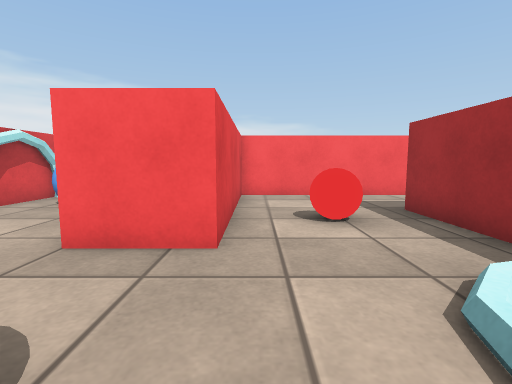
[1] (above)

16 first-person views from a walk through a Unity game level. The camera is 0.55 m above the floor, tilts 6° down and sees 85° across. The floor is counted in squares, 0.5 m on a side. Each view is taken from the middle of a square. On the plan, view 1 faces up. The plan holds only what a view shows up to about 12 squares ahead; the rest is blank. Surface patterns are stand-ins for the level's own textures.

[2]
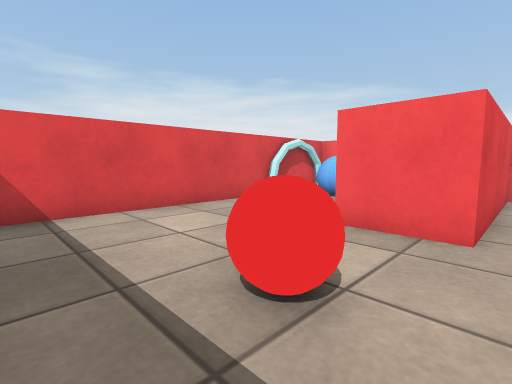

[3]
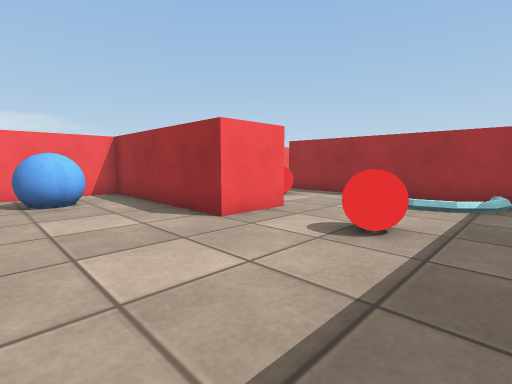

[4]
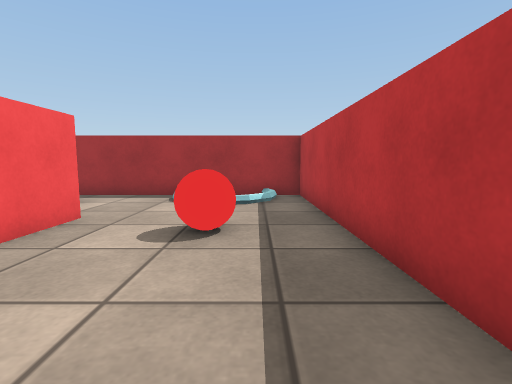

[5]
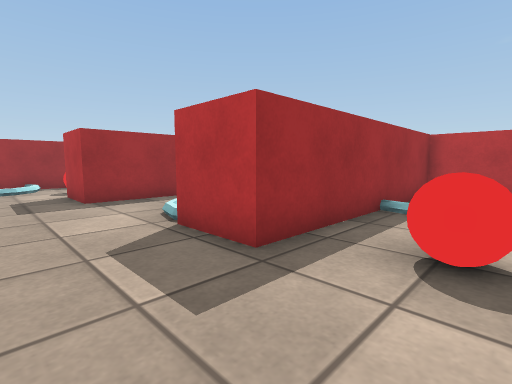

[6]
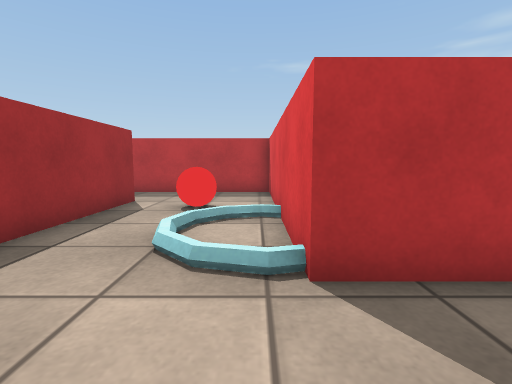

[7]
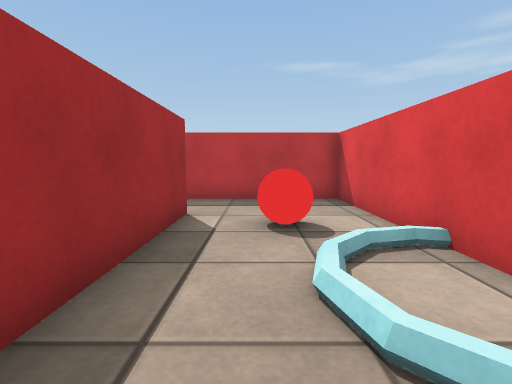

[8]
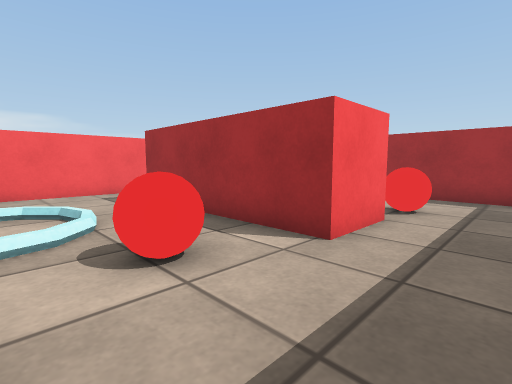

[9]
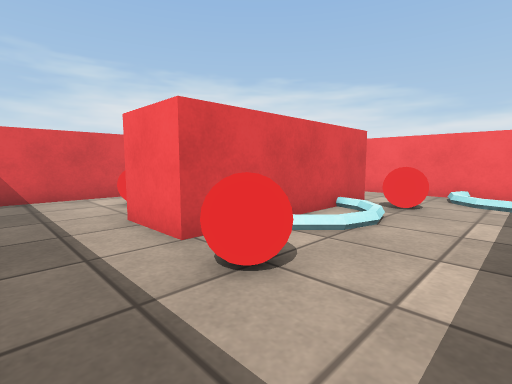

[10]
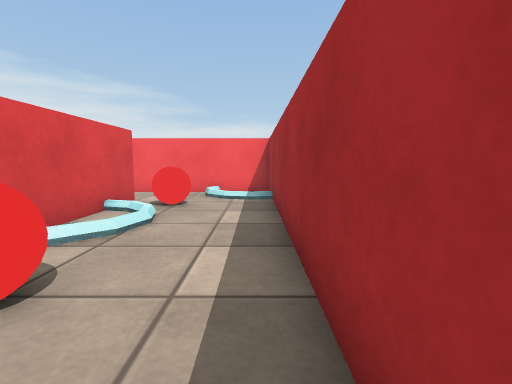

[11]
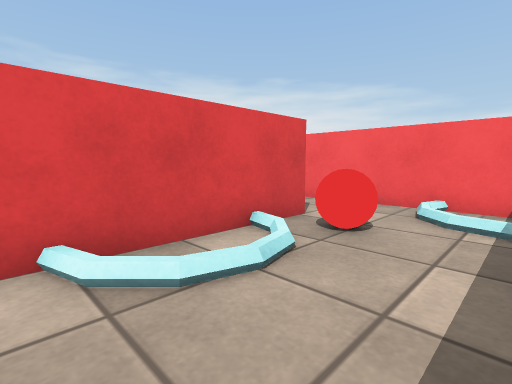

[12]
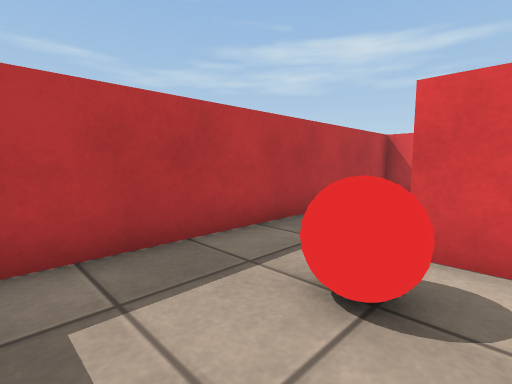

[13]
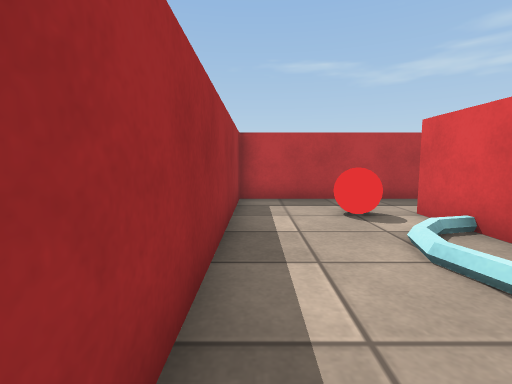

[14]
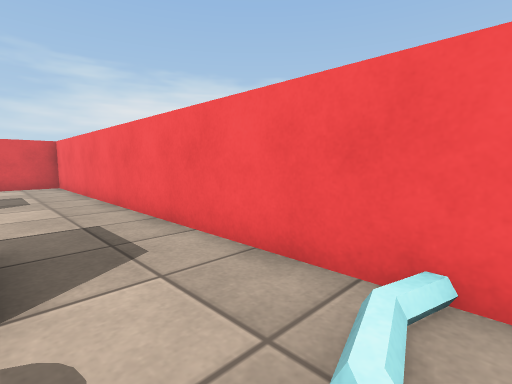

[15]
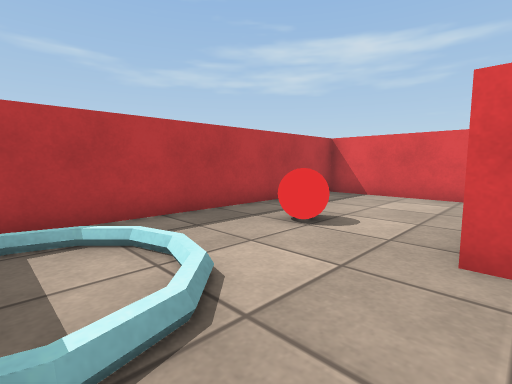

[16]
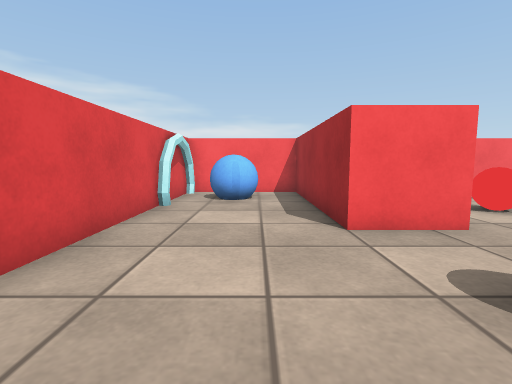

### Floor plan
Key: @ floor where view 1 was taken; # wall or solid block; . main floor; : floor 0.1 m higher than the main floor; / step, stairs or slope; = window, fence, low wall or low ledge; ^ raised ledge; B red block; A ball; R red ball; O other object.
Columns run from 7 left of view 1 to 16 right of it. Each row starts with its distance up from view 1.
 10 #####################^^#
  9 #....BB.............=.^#
  8 #.AA.BB................#
  7 #OAA.BB..........BB....#
  6 #....BB....BB//..BB.R..#
  5 #....BB..R.BB./..BB//..#
  4 #....BB....BB.:..BB./..#
  3 #.........BBB....BB//..#
  2 #.........BBB.RR.BB....#
  1 #....RR...BBB....BB.R..#
  0 #......@..BBB..........#
 -1 #..........BB..........#
 -2 ########################

Where each view was taken, in squares from view 1:
view 1: 0 up, 0 right, facing up
view 2: 1 down, 0 right, facing up-left
view 3: 1 down, 6 left, facing up-right
view 4: 0 up, 6 left, facing right
view 5: 9 up, 1 right, facing down-right
view 6: 9 up, 6 right, facing down
view 7: 7 up, 8 right, facing down
view 8: 1 down, 6 right, facing up-right
view 9: 1 down, 15 right, facing up-left
view 10: 1 down, 15 right, facing up
view 11: 2 up, 15 right, facing up-left
view 12: 2 up, 15 right, facing down-left
view 13: 7 up, 15 right, facing down
view 14: 7 up, 14 right, facing up-left
view 15: 4 up, 3 right, facing down-left
view 16: 1 down, 4 left, facing up
